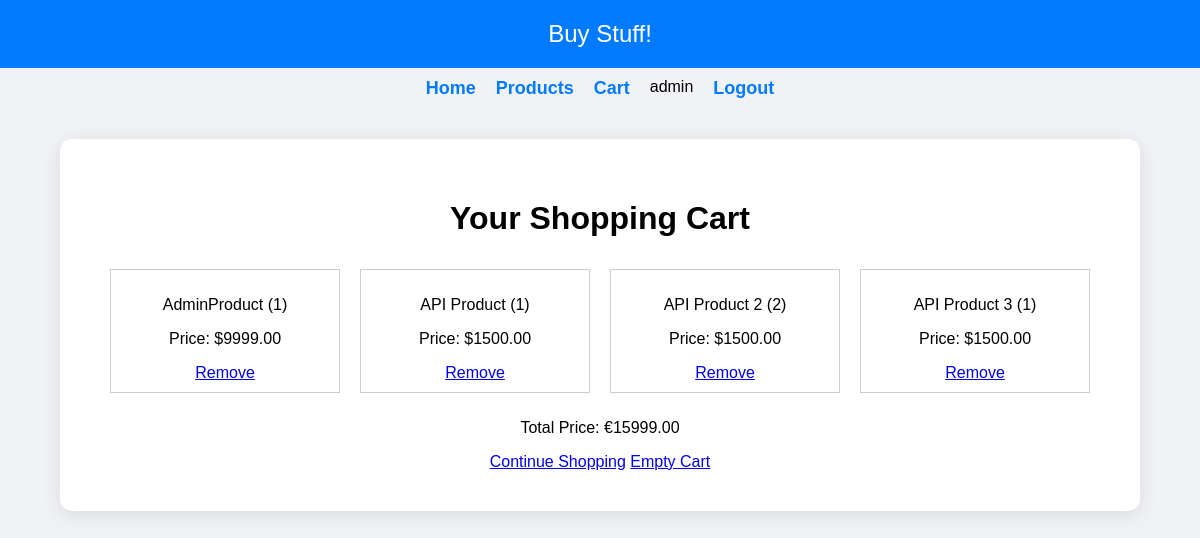
/cart/ (signed in), run on an earlier commit of the app's database.
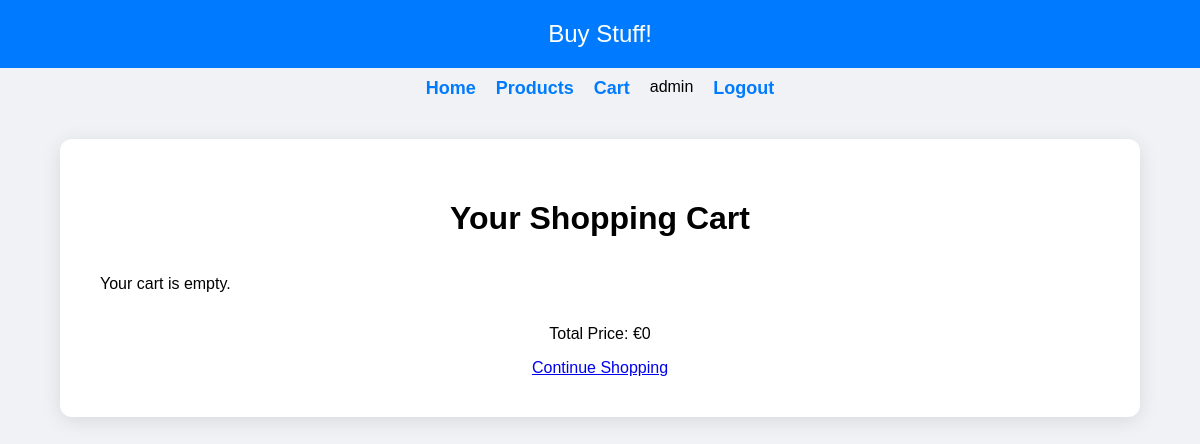
And on a later commit of the database.
### Cart/models.py (models this page shows, shortened)
class CartItem(models.Model):
    product = models.ForeignKey(Products, on_delete=models.CASCADE)
    quantity = models.PositiveIntegerField(default=0)
    user = models.ForeignKey(settings.AUTH_USER_MODEL, on_delete=models.CASCADE)
    date_added = models.DateTimeField(auto_now_add=True)

### Products/models.py (models this page shows, shortened)
class Products(models.Model):
    name = models.CharField(max_length=100)
    description = models.TextField(blank=True)
    price = models.DecimalField(max_digits=10, decimal_places=2)
    qty = models.IntegerField(models.IntegerField(
        validators=[MinValueValidator(0), MaxValueValidator(9999)]
    ), default=1)
    in_stock = models.BooleanField(default=True)
    created_at = models.DateTimeField(auto_now_add=True)

### Cart/views.py (the view)
# urls.py: path('cart/', views.view_cart, name='view_cart'),
@login_required
def view_cart(request):
    cart_items = CartItem.objects.filter(user=request.user)
    total_price = sum(item.product.price * item.quantity for item in cart_items)
    return render(request, 'cart.html', {'cart_items': cart_items, 'total_price': total_price})

### api/templates/cart.html (shortened to what this page needs)
{% extends 'base.html' %}
{% block content %}
<body>
    <h1>Your Shopping Cart</h1>
    <div class="product-list">
    {% for item in cart_items %}
    <div class="product-item">
        <p>{{ item.product.name }} ({{ item.quantity }})</p>
        <p>Price: ${{ item.product.price }}</p>
        <a href="{% url 'cart:remove_from_cart' item.id %}">Remove</a>
    </div>
    {% empty %}
    <p>Your cart is empty.</p>
    {% endfor %}
    </div>
    <p>Total Price: €{{ total_price }}</p>
    <a href="{% url 'cart:products' %}">Continue Shopping</a>
    {% if cart_items.exists %}
    <a href="{% url 'cart:empty_cart' %}">Empty Cart</a>
    {% endif %}
</body>
{% endblock %}

### api/templates/base.html (shortened to what this page needs)
<!DOCTYPE html>
<html lang="en">
<head>
</head>
<body>
  <header>Buy Stuff!</header>
  <nav>
    <a href="{% url 'index' %}">Home</a>
    <a href="{% url 'cart:products' %}">Products</a>
    <a href="{% url 'cart:view_cart' %}">Cart</a>
    {% if user.is_authenticated %}
      <span>{{ user.username }}</span>
      <a href="{% url 'logout' %}">Logout</a>
    {% else %}
      <a href="{% url 'login_view' %}">Login</a>
      <a href="{% url 'signup' %}">Sign Up</a>
    {% endif %}
  </nav>
  <div class="container">
    {% block content %}{% endblock %}
  </div>
</body>
</html>

### api/templates/base.html (style rules this page uses)
body { margin: 0; font-family: Arial, sans-serif; background: #f0f2f5; }
header { background-color: #007bff; padding: 20px; text-align: center; color: white; font-size: 24px; }
nav { margin-top: 10px; display: flex; justify-content: center; gap: 20px; }
nav a { text-decoration: none; color: #007bff; font-weight: bold; font-size: 18px; }
.container { max-width: 1000px; margin: 40px auto; background: white; padding: 40px; border-radius: 12px; box-shadow: 0 4px 20px rgba(0, 0, 0, 0.1); text-align: center; }
.product-list { display: flex; flex-wrap: wrap; justify-content: space-between; list-style: none; padding: 0; }

What changed in the data, as far as the page shows it:
removed CartItem: product.name "AdminProduct", quantity "1", product.price "9999.00"
removed CartItem: product.name "API Product", quantity "1", product.price "1500.00"
removed CartItem: product.name "API Product 2", quantity "2", product.price "1500.00"
removed CartItem: product.name "API Product 3", quantity "1", product.price "1500.00"
Also different on the page:
{{ total_price }}: "15999.00" → "0"
text no longer shown: "Empty Cart"
text now shown: "Your cart is empty."
